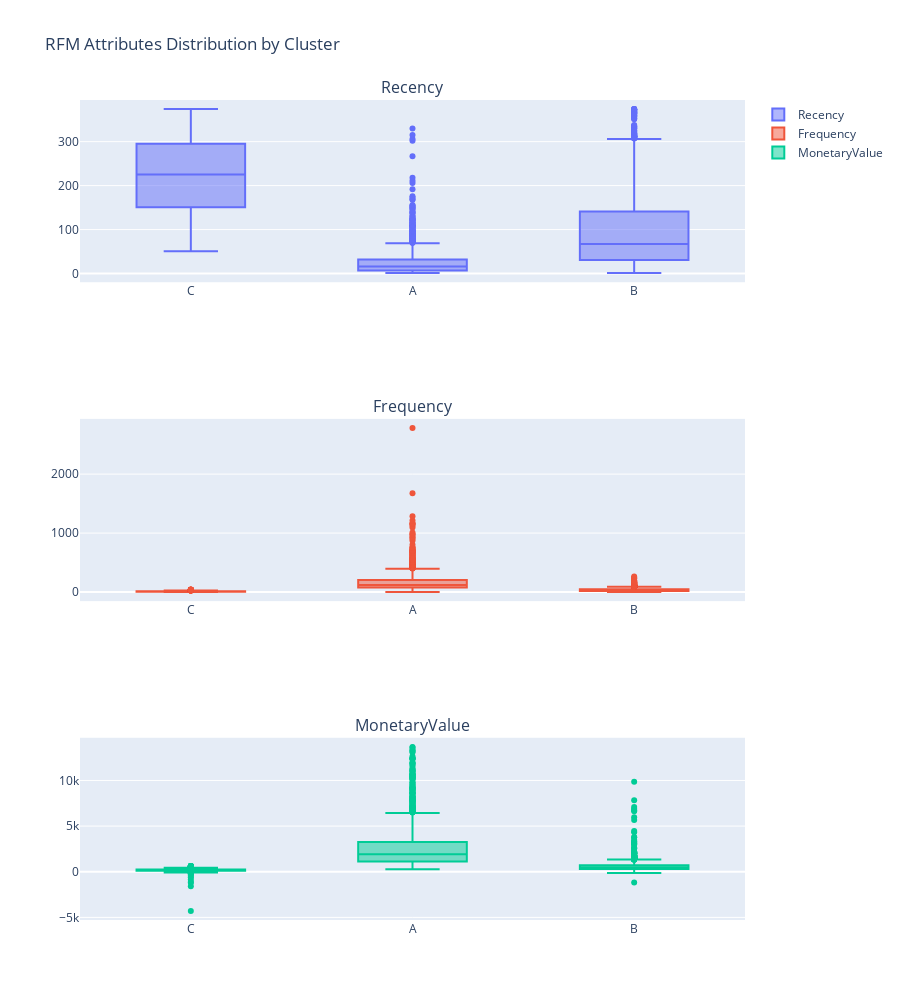

The notebook cell saved with this chart:
### Code cell
#Remove Statistical outlieres using 0.95 IQR rule for visualization
Q1 = temp.quantile(0.05)[attributes]
Q3 = temp.quantile(0.95)[attributes]
IQR = Q3 - Q1

for att in attributes:
    no_outlier = temp[~((temp[att] < (Q1[att] - 1.5 * IQR[att])) |(temp[att] > (Q3[att] + 1.5 * IQR[att])))]
    print('Number of outliers for {}: {}'.format(att, temp.shape[0] - no_outlier.shape[0]))

no_outlier.describe()

fig = make_subplots(rows=3, cols=1, subplot_titles=attributes)

fig.update_layout(width=900, height=1000)

#Plot each attribute
for i, a in enumerate(attributes):
    fig.add_trace(go.Box(y=no_outlier[a], x=no_outlier['General_Segment'], name=a), row=i+1, col=1)
    #add title
    fig.update_layout(title='RFM Attributes Distribution by Cluster')

fig.show()

### Figure 1 — Plotly figure (JSON) as saved in the notebook; plotly's stock layout.template omitted (floating-point values rounded to 4 significant figures; data arrays with more than 128 entries replaced by an {"elided": "..."} marker saying what was removed)
{"data": [{"name": "Recency", "type": "box", "x": {"elided": "4313 str values"}, "xaxis": "x", "y": {"elided": "4313 int values"}, "yaxis": "y"}, {"name": "Frequency", "type": "box", "x": {"elided": "4313 str values"}, "xaxis": "x2", "y": {"elided": "4313 int values"}, "yaxis": "y2"}, {"name": "MonetaryValue", "type": "box", "x": {"elided": "4313 str values"}, "xaxis": "x3", "y": {"elided": "4313 float values"}, "yaxis": "y3"}], "layout": {"annotations": [{"font": {"size": 16}, "showarrow": false, "text": "Recency", "x": 0.5, "xanchor": "center", "xref": "paper", "y": 1, "yanchor": "bottom", "yref": "paper"}, {"font": {"size": 16}, "showarrow": false, "text": "Frequency", "x": 0.5, "xanchor": "center", "xref": "paper", "y": 0.6111, "yanchor": "bottom", "yref": "paper"}, {"font": {"size": 16}, "showarrow": false, "text": "MonetaryValue", "x": 0.5, "xanchor": "center", "xref": "paper", "y": 0.2222, "yanchor": "bottom", "yref": "paper"}], "height": 1000, "title": {"text": "RFM Attributes Distribution by Cluster"}, "width": 900, "xaxis": {"anchor": "y", "domain": [0, 1]}, "xaxis2": {"anchor": "y2", "domain": [0, 1]}, "xaxis3": {"anchor": "y3", "domain": [0, 1]}, "yaxis": {"anchor": "x", "domain": [0.7778, 1]}, "yaxis2": {"anchor": "x2", "domain": [0.3889, 0.6111]}, "yaxis3": {"anchor": "x3", "domain": [0, 0.2222]}}}
